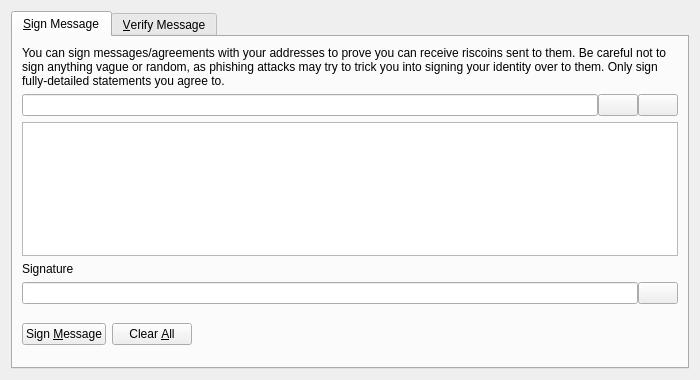
<?xml version="1.0" encoding="UTF-8"?>
<ui version="4.0">
 <class>SignVerifyMessageDialog</class>
 <widget class="QDialog" name="SignVerifyMessageDialog">
  <property name="geometry">
   <rect>
    <x>0</x>
    <y>0</y>
    <width>700</width>
    <height>380</height>
   </rect>
  </property>
  <property name="windowTitle">
   <string>Signatures - Sign / Verify a Message</string>
  </property>
  <property name="modal">
   <bool>true</bool>
  </property>
  <layout class="QVBoxLayout" name="verticalLayout">
   <item>
    <widget class="QTabWidget" name="tabWidget">
     <property name="currentIndex">
      <number>0</number>
     </property>
     <widget class="QWidget" name="tabSignMessage">
      <attribute name="title">
       <string>&amp;Sign Message</string>
      </attribute>
      <layout class="QVBoxLayout" name="verticalLayout_SM">
       <item>
        <widget class="QLabel" name="infoLabel_SM">
         <property name="text">
          <string>You can sign messages/agreements with your addresses to prove you can receive riscoins sent to them. Be careful not to sign anything vague or random, as phishing attacks may try to trick you into signing your identity over to them. Only sign fully-detailed statements you agree to.</string>
         </property>
         <property name="textFormat">
          <enum>Qt::PlainText</enum>
         </property>
         <property name="wordWrap">
          <bool>true</bool>
         </property>
        </widget>
       </item>
       <item>
        <layout class="QHBoxLayout" name="horizontalLayout_1_SM">
         <property name="spacing">
          <number>0</number>
         </property>
         <item>
          <widget class="QValidatedLineEdit" name="addressIn_SM">
           <property name="toolTip">
            <string>The Riscoin address to sign the message with</string>
           </property>
          </widget>
         </item>
         <item>
          <widget class="QPushButton" name="addressBookButton_SM">
           <property name="toolTip">
            <string>Choose previously used address</string>
           </property>
           <property name="text">
            <string/>
           </property>
           <property name="icon">
            <iconset resource="../bitcoin.qrc">
             <normaloff>:/icons/address-book</normaloff>:/icons/address-book</iconset>
           </property>
           <property name="shortcut">
            <string>Alt+A</string>
           </property>
           <property name="autoDefault">
            <bool>false</bool>
           </property>
          </widget>
         </item>
         <item>
          <widget class="QPushButton" name="pasteButton_SM">
           <property name="toolTip">
            <string>Paste address from clipboard</string>
           </property>
           <property name="text">
            <string/>
           </property>
           <property name="icon">
            <iconset resource="../bitcoin.qrc">
             <normaloff>:/icons/editpaste</normaloff>:/icons/editpaste</iconset>
           </property>
           <property name="shortcut">
            <string>Alt+P</string>
           </property>
           <property name="autoDefault">
            <bool>false</bool>
           </property>
          </widget>
         </item>
        </layout>
       </item>
       <item>
        <widget class="QPlainTextEdit" name="messageIn_SM">
         <property name="toolTip">
          <string>Enter the message you want to sign here</string>
         </property>
        </widget>
       </item>
       <item>
        <widget class="QLabel" name="signatureLabel_SM">
         <property name="text">
          <string>Signature</string>
         </property>
         <property name="textFormat">
          <enum>Qt::PlainText</enum>
         </property>
        </widget>
       </item>
       <item>
        <layout class="QHBoxLayout" name="horizontalLayout_2_SM">
         <property name="spacing">
          <number>0</number>
         </property>
         <item>
          <widget class="QLineEdit" name="signatureOut_SM">
           <property name="font">
            <font>
             <italic>true</italic>
            </font>
           </property>
           <property name="readOnly">
            <bool>true</bool>
           </property>
          </widget>
         </item>
         <item>
          <widget class="QPushButton" name="copySignatureButton_SM">
           <property name="toolTip">
            <string>Copy the current signature to the system clipboard</string>
           </property>
           <property name="text">
            <string/>
           </property>
           <property name="icon">
            <iconset resource="../bitcoin.qrc">
             <normaloff>:/icons/editcopy</normaloff>:/icons/editcopy</iconset>
           </property>
           <property name="autoDefault">
            <bool>false</bool>
           </property>
          </widget>
         </item>
        </layout>
       </item>
       <item>
        <layout class="QHBoxLayout" name="horizontalLayout_3_SM">
         <item>
          <widget class="QPushButton" name="signMessageButton_SM">
           <property name="toolTip">
            <string>Sign the message to prove you own this Riscoin address</string>
           </property>
           <property name="text">
            <string>Sign &amp;Message</string>
           </property>
           <property name="icon">
            <iconset resource="../bitcoin.qrc">
             <normaloff>:/icons/edit</normaloff>:/icons/edit</iconset>
           </property>
           <property name="autoDefault">
            <bool>false</bool>
           </property>
          </widget>
         </item>
         <item>
          <widget class="QPushButton" name="clearButton_SM">
           <property name="toolTip">
            <string>Reset all sign message fields</string>
           </property>
           <property name="text">
            <string>Clear &amp;All</string>
           </property>
           <property name="icon">
            <iconset resource="../bitcoin.qrc">
             <normaloff>:/icons/remove</normaloff>:/icons/remove</iconset>
           </property>
           <property name="autoDefault">
            <bool>false</bool>
           </property>
          </widget>
         </item>
         <item>
          <spacer name="horizontalSpacer_1_SM">
           <property name="orientation">
            <enum>Qt::Horizontal</enum>
           </property>
           <property name="sizeHint" stdset="0">
            <size>
             <width>40</width>
             <height>48</height>
            </size>
           </property>
          </spacer>
         </item>
         <item>
          <widget class="QLabel" name="statusLabel_SM">
           <property name="font">
            <font>
             <weight>75</weight>
             <bold>true</bold>
            </font>
           </property>
           <property name="text">
            <string/>
           </property>
           <property name="wordWrap">
            <bool>true</bool>
           </property>
          </widget>
         </item>
         <item>
          <spacer name="horizontalSpacer_2_SM">
           <property name="orientation">
            <enum>Qt::Horizontal</enum>
           </property>
           <property name="sizeHint" stdset="0">
            <size>
             <width>40</width>
             <height>48</height>
            </size>
           </property>
          </spacer>
         </item>
        </layout>
       </item>
      </layout>
     </widget>
     <widget class="QWidget" name="tabVerifyMessage">
      <attribute name="title">
       <string>&amp;Verify Message</string>
      </attribute>
      <layout class="QVBoxLayout" name="verticalLayout_VM">
       <item>
        <widget class="QLabel" name="infoLabel_VM">
         <property name="text">
          <string>Enter the receiver's address, message (ensure you copy line breaks, spaces, tabs, etc. exactly) and signature below to verify the message. Be careful not to read more into the signature than what is in the signed message itself, to avoid being tricked by a man-in-the-middle attack. Note that this only proves the signing party receives with the address, it cannot prove sendership of any transaction!</string>
         </property>
         <property name="textFormat">
          <enum>Qt::PlainText</enum>
         </property>
         <property name="alignment">
          <set>Qt::AlignLeading|Qt::AlignLeft|Qt::AlignTop</set>
         </property>
         <property name="wordWrap">
          <bool>true</bool>
         </property>
        </widget>
       </item>
       <item>
        <layout class="QHBoxLayout" name="horizontalLayout_1_VM">
         <property name="spacing">
          <number>0</number>
         </property>
         <item>
          <widget class="QValidatedLineEdit" name="addressIn_VM">
           <property name="toolTip">
            <string>The Riscoin address the message was signed with</string>
           </property>
          </widget>
         </item>
         <item>
          <widget class="QPushButton" name="addressBookButton_VM">
           <property name="toolTip">
            <string>Choose previously used address</string>
           </property>
           <property name="text">
            <string/>
           </property>
           <property name="icon">
            <iconset resource="../bitcoin.qrc">
             <normaloff>:/icons/address-book</normaloff>:/icons/address-book</iconset>
           </property>
           <property name="shortcut">
            <string>Alt+A</string>
           </property>
           <property name="autoDefault">
            <bool>false</bool>
           </property>
          </widget>
         </item>
        </layout>
       </item>
       <item>
        <widget class="QPlainTextEdit" name="messageIn_VM"/>
       </item>
       <item>
        <widget class="QValidatedLineEdit" name="signatureIn_VM"/>
       </item>
       <item>
        <layout class="QHBoxLayout" name="horizontalLayout_2_VM">
         <item>
          <widget class="QPushButton" name="verifyMessageButton_VM">
           <property name="toolTip">
            <string>Verify the message to ensure it was signed with the specified Riscoin address</string>
           </property>
           <property name="text">
            <string>Verify &amp;Message</string>
           </property>
           <property name="icon">
            <iconset resource="../bitcoin.qrc">
             <normaloff>:/icons/transaction_0</normaloff>:/icons/transaction_0</iconset>
           </property>
           <property name="autoDefault">
            <bool>false</bool>
           </property>
          </widget>
         </item>
         <item>
          <widget class="QPushButton" name="clearButton_VM">
           <property name="toolTip">
            <string>Reset all verify message fields</string>
           </property>
           <property name="text">
            <string>Clear &amp;All</string>
           </property>
           <property name="icon">
            <iconset resource="../bitcoin.qrc">
             <normaloff>:/icons/remove</normaloff>:/icons/remove</iconset>
           </property>
           <property name="autoDefault">
            <bool>false</bool>
           </property>
          </widget>
         </item>
         <item>
          <spacer name="horizontalSpacer_1_VM">
           <property name="orientation">
            <enum>Qt::Horizontal</enum>
           </property>
           <property name="sizeHint" stdset="0">
            <size>
             <width>40</width>
             <height>48</height>
            </size>
           </property>
          </spacer>
         </item>
         <item>
          <widget class="QLabel" name="statusLabel_VM">
           <property name="font">
            <font>
             <weight>75</weight>
             <bold>true</bold>
            </font>
           </property>
           <property name="text">
            <string/>
           </property>
           <property name="wordWrap">
            <bool>true</bool>
           </property>
          </widget>
         </item>
         <item>
          <spacer name="horizontalSpacer_2_VM">
           <property name="orientation">
            <enum>Qt::Horizontal</enum>
           </property>
           <property name="sizeHint" stdset="0">
            <size>
             <width>40</width>
             <height>48</height>
            </size>
           </property>
          </spacer>
         </item>
        </layout>
       </item>
      </layout>
     </widget>
    </widget>
   </item>
  </layout>
 </widget>
 <customwidgets>
  <customwidget>
   <class>QValidatedLineEdit</class>
   <extends>QLineEdit</extends>
   <header>qt/qvalidatedlineedit.h</header>
  </customwidget>
 </customwidgets>
 <resources>
  <include location="../bitcoin.qrc"/>
 </resources>
 <connections/>
</ui>
